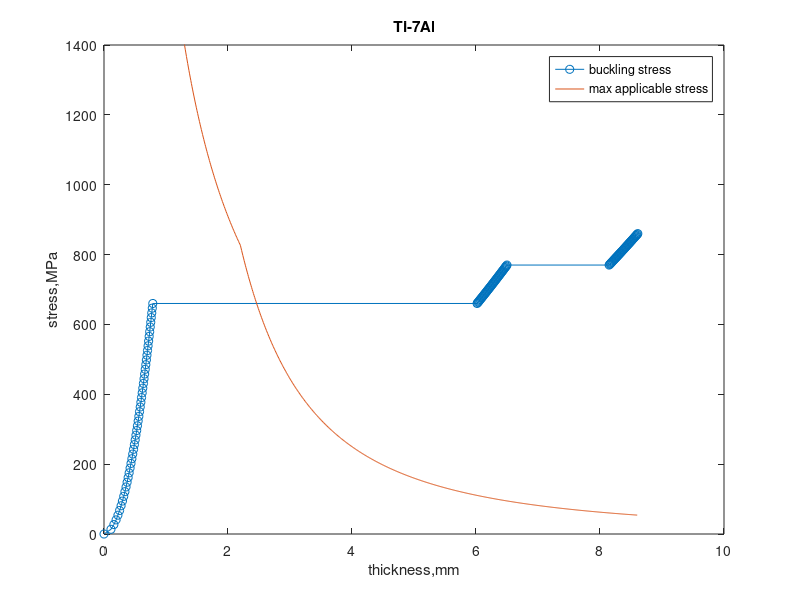
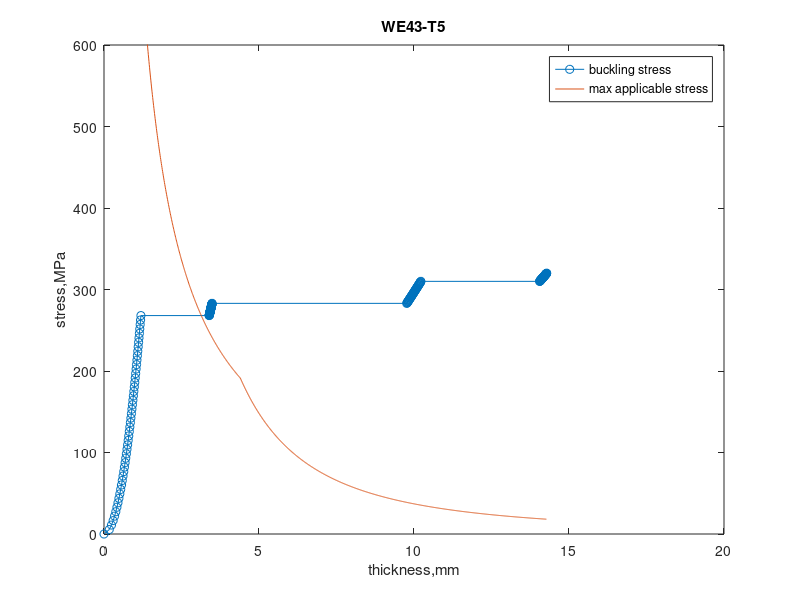
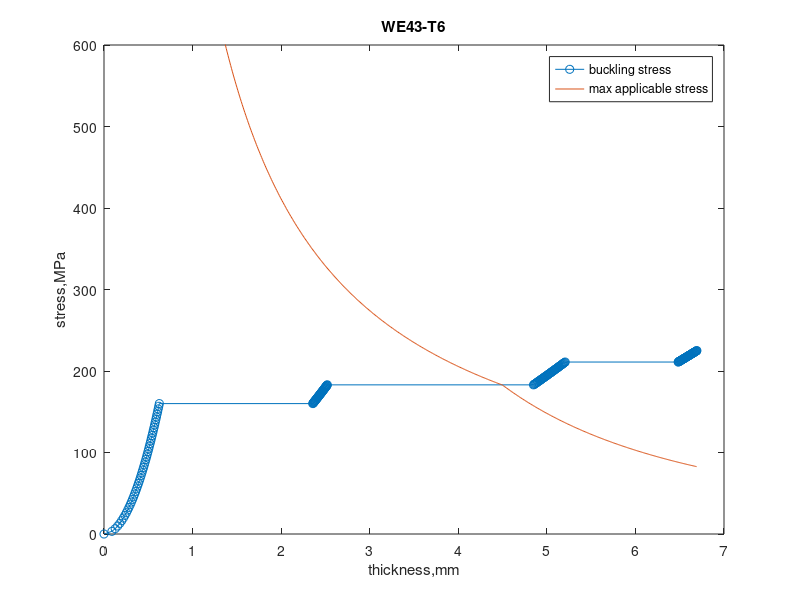
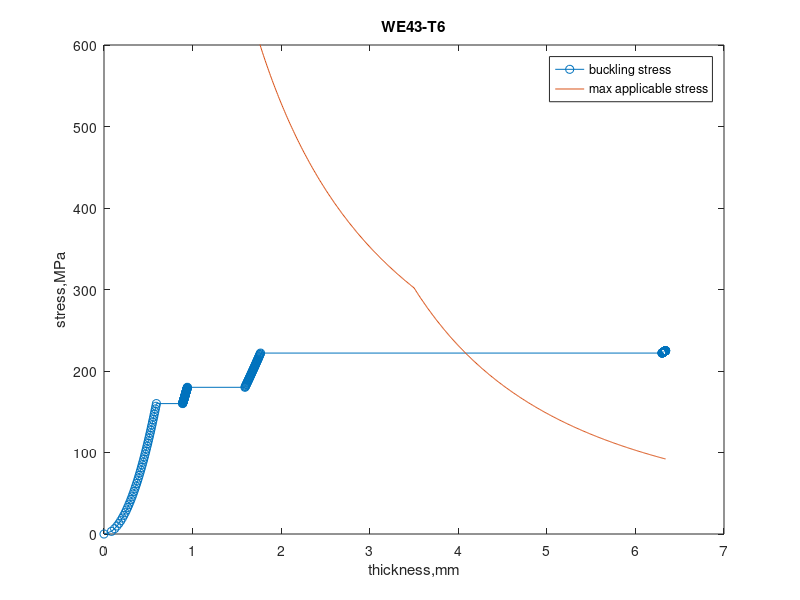

Recreate these plots in MATLAB, in order.
%% (1) setting for Ti-7Al, assume width = thickness
MAXLOAD = 4000; % max load can be applied
L = 19;   %   set sample length, mm
E = [117*1000, 2*1000, 1.273*1000];    % tangent modulus, MPa, lower
% E = [117*1000, 12.4*1000, 2*1000];    % tangent modulus, MPa, lower
Stress = [660, 770, 860];   % stress ranges, MPa
w0 = 2.2;     % minimum width of sample, mm

% plot
clear sigma;
clear t;
t_min_required = 0;     % min_required thickness, initialize = 0
for ii=1:length(E)
    % target stress
    if ii==1
        sigma{ii} = linspace(0,Stress(ii),50);
    else
        sigma{ii} = linspace(Stress(ii-1),Stress(ii),50);
    end
    t{ii} = sqrt(sigma{ii}*3*L^2/E(ii)/pi^2);   % buckling thickness

    ind = (t{ii} >= t_min_required);
    t{ii} = t{ii}(ind);
    sigma{ii} = sigma{ii}(ind);
    t_min_required = max(cell2mat(t));  % min required thickness, after this step
end

t = cell2mat(t);
sigma = cell2mat(sigma);

t2 = 0.01:0.01:max(t);
w = w0*ones(size(t2));
w(w<t2) = t2(w<t2);   % we want to make w>=thick
sigmaMax = MAXLOAD./t2./w;
figure;
plot(t,sigma,'-o',t2,sigmaMax);
set(gca,'ylim',[0 1400]);
legend('buckling stress','max applicable stress')
xlabel('thickness,mm');ylabel('stress,MPa');title('Ti-7Al');

%% (2) setting for Mg WE43-T5
MAXLOAD = 3700; % max load can be applied
L = 28;   %   set sample length, mm
E = [45*1000, 5.55*1000, 0.707*1000, 0.374*1000];    % tangent modulus, MPa
Stress = [268, 283, 310, 320];   % stress ranges, MPa
w0 = 4.4;     % minimum width of sample, mm

% plot
clear sigma;
clear t;
t_min_required = 0;     % min_required thickness, initialize = 0
for ii=1:length(E)
    % target stress
    if ii==1
        sigma{ii} = linspace(0,Stress(ii),50);
    else
        sigma{ii} = linspace(Stress(ii-1),Stress(ii),50);
    end
    t{ii} = sqrt(sigma{ii}*3*L^2/E(ii)/pi^2);   % buckling thickness

    ind = (t{ii} >= t_min_required);
    t{ii} = t{ii}(ind);
    sigma{ii} = sigma{ii}(ind);
    t_min_required = max(cell2mat(t));  % min required thickness, after this step
end

t = cell2mat(t);
sigma = cell2mat(sigma);

t2 = 0.01:0.01:max(t);
w = w0*ones(size(t2));
w(w<t2) = t2(w<t2);   % we want to make w>=thick
sigmaMax = MAXLOAD./t2./w;
figure;
plot(t,sigma,'-o',t2,sigmaMax);
set(gca,'ylim',[0 600]);
legend('buckling stress','max applicable stress')
xlabel('thickness,mm');ylabel('stress,MPa');title('WE43-T5');

%% (3) setting for Mg WE43-T6
MAXLOAD = 3700; % max load can be applied
L = 19;   %   set sample length, mm
E = [45*1000, 3.16*1000, 0.854*1000, 0.551*1000];    % tangent modulus, MPa
Stress = [160, 183, 211, 225];   % stress ranges, MPa
w0 = 4.5;     % minimum width of sample, mm

% plot
clear sigma;
clear t;
t_min_required = 0;     % min_required thickness, initialize = 0
for ii=1:length(E)
    % target stress
    if ii==1
        sigma{ii} = linspace(0,Stress(ii),50);
    else
        sigma{ii} = linspace(Stress(ii-1),Stress(ii),50);
    end
    t{ii} = sqrt(sigma{ii}*3*L^2/E(ii)/pi^2);   % buckling thickness

    ind = (t{ii} >= t_min_required);
    t{ii} = t{ii}(ind);
    sigma{ii} = sigma{ii}(ind);
    t_min_required = max(cell2mat(t));  % min required thickness, after this step
end

t = cell2mat(t);
sigma = cell2mat(sigma);

t2 = 0.01:0.01:max(t);
w = w0*ones(size(t2));
w(w<t2) = t2(w<t2);   % we want to make w>=thick
sigmaMax = MAXLOAD./t2./w;
figure;
plot(t,sigma,'-o',t2,sigmaMax);
set(gca,'ylim',[0 600]);
legend('buckling stress','max applicable stress')
xlabel('thickness,mm');ylabel('stress,MPa');title('WE43-T6');

%% (4) setting for Mg WE43-T6
MAXLOAD = 3700; % max load can be applied
L = 18;   %   set sample length, mm
E = [45*1000, 20*1000, 7*1000, 0.551*1000];    % tangent modulus, MPa
Stress = [160, 180, 222, 225];   % stress ranges, MPa
w0 = 3.5;     % minimum width of sample, mm

% plot
clear sigma;
clear t;
t_min_required = 0;     % min_required thickness, initialize = 0
for ii=1:length(E)
    % target stress
    if ii==1
        sigma{ii} = linspace(0,Stress(ii),50);
    else
        sigma{ii} = linspace(Stress(ii-1),Stress(ii),50);
    end
    t{ii} = sqrt(sigma{ii}*3*L^2/E(ii)/pi^2);   % buckling thickness

    ind = (t{ii} >= t_min_required);
    t{ii} = t{ii}(ind);
    sigma{ii} = sigma{ii}(ind);
    t_min_required = max(cell2mat(t));  % min required thickness, after this step
end

t = cell2mat(t);
sigma = cell2mat(sigma);

t2 = 0.01:0.01:max(t);
w = w0*ones(size(t2));
w(w<t2) = t2(w<t2);   % we want to make w>=thick
sigmaMax = MAXLOAD./t2./w;
figure;
plot(t,sigma,'-o',t2,sigmaMax);
set(gca,'ylim',[0 600]);
legend('buckling stress','max applicable stress')
xlabel('thickness,mm');ylabel('stress,MPa');title('WE43-T6');